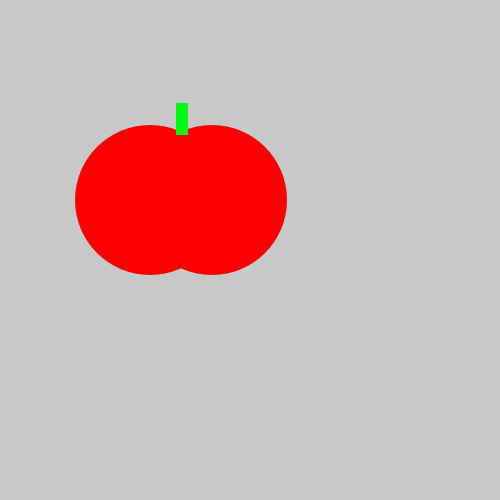
Frame 1 (no input)
Frame 60 (the mouse pressed at the canvas centre just before this capture): identical to frame 1, image omitted
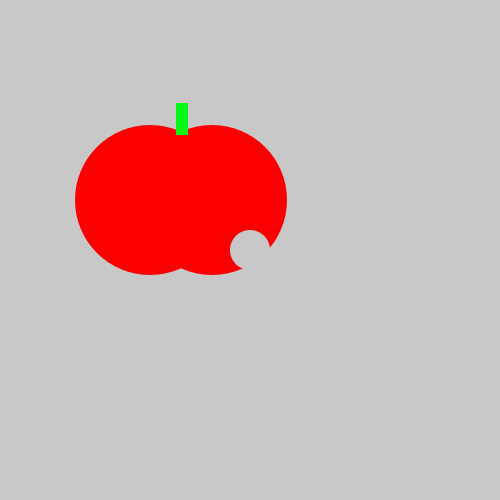
Frame 120 (the mouse held since frame 60 and released just before this capture)

The Processing sketch that drew these frames (run headless with seeded random() and noise(); from frame 60 on, the mouse is pressed at the canvas centre):

// Processing sketch: Bite_of_Tomato
// ── Bite_of_Tomato.pde
void setup() {
  size(500, 500);
}
void draw() {
  background(200, 200, 200);
  noStroke();
  fill(250,0,0);
  ellipse(150, 200, 150, 150);
  ellipse(212, 200, 150, 150);
  fill(0,250,20);
  rect(176, 103, 12, 32);
  if(mousePressed){
  println(mouseX + " " + mouseY);
  fill(200,200,200);
  ellipse(mouseX,mouseY,40,40);}
}
